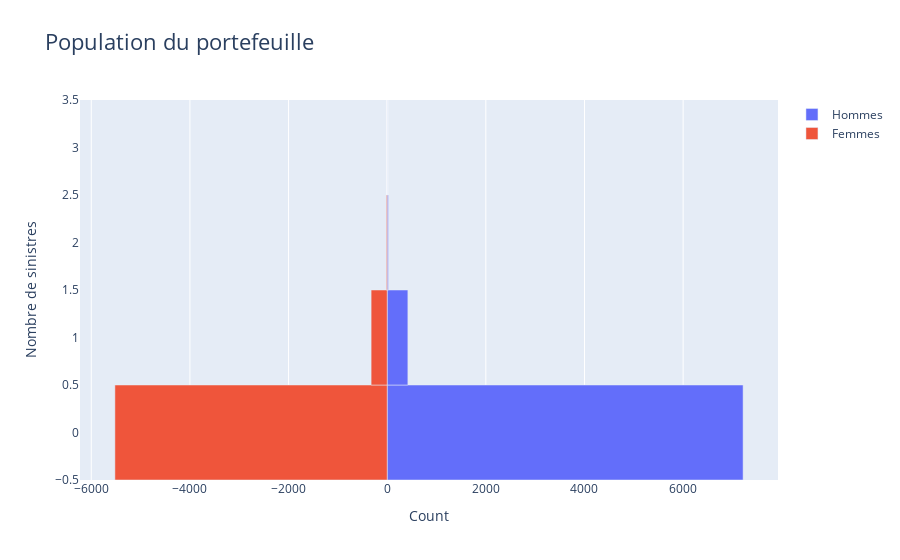

Notebook source saved alongside this figure:
### Markdown cell above
**Exercice :** Tracez un graphique permettant de visualiser la distribution des coûts des sinistres

### Code cell
#Ecrivez votre code ici
#Préparation des données : compter le nombre de femmes et hommes par âge
tmp = data_set[["NB","GENRE"]].value_counts().to_frame('counts').reset_index()
data_f = tmp[tmp["GENRE"] == "F"]
data_h = tmp[tmp["GENRE"] == "M"]

#Comparaison des âges
list_1=sorted(data_f["NB"].unique())
list_2=sorted(data_h["NB"].unique())

print("Eléments dans la liste 2 mais pas dans la liste 1 ")
print(list(set(list_2) - set(list_1)))

print("Eléments dans la liste 1 mais pas dans la liste 2 :")
print(list(set(list_1) - set(list_2)))

#On ordonne les dataframes
data_h = data_h.sort_values('NB', ascending = True)
data_f = data_f.sort_values('NB', ascending = True)

y_age = data_h['NB']
x_M = data_h['counts']
x_F = data_f['counts'] * -1

fig = gp.Figure()

# Ajout des données H
fig.add_trace(gp.Bar(y= y_age, x = x_M,
                     name = 'Hommes',
                     orientation = 'h'))

# Ajout des données F
fig.add_trace(gp.Bar(y = y_age, x = x_F,
                     name = 'Femmes', orientation = 'h'))

# layout du graphique
fig.update_layout(title = 'Population du portefeuille',
                 title_font_size = 22, barmode = 'relative',
                 bargap = 0.0, bargroupgap = 0,
                 xaxis = {'title': 'Count',
                              'title_font_size': 14},
                  yaxis = {'title': 'Nombre de sinistres',
                              'title_font_size': 14}
                 )

fig

### Figure 1 — Plotly figure (JSON) as saved in the notebook; plotly's stock layout.template omitted (floating-point values rounded to 4 significant figures)
{"data": [{"name": "Hommes", "orientation": "h", "type": "bar", "x": [7216, 419, 23, 1], "y": [0, 1, 2, 3]}, {"name": "Femmes", "orientation": "h", "type": "bar", "x": [-5521, -326, -16], "y": [0, 1, 2, 3]}], "layout": {"bargap": 0, "bargroupgap": 0, "barmode": "relative", "title": {"font": {"size": 22}, "text": "Population du portefeuille"}, "xaxis": {"title": {"font": {"size": 14}, "text": "Count"}}, "yaxis": {"title": {"font": {"size": 14}, "text": "Nombre de sinistres"}}}}
